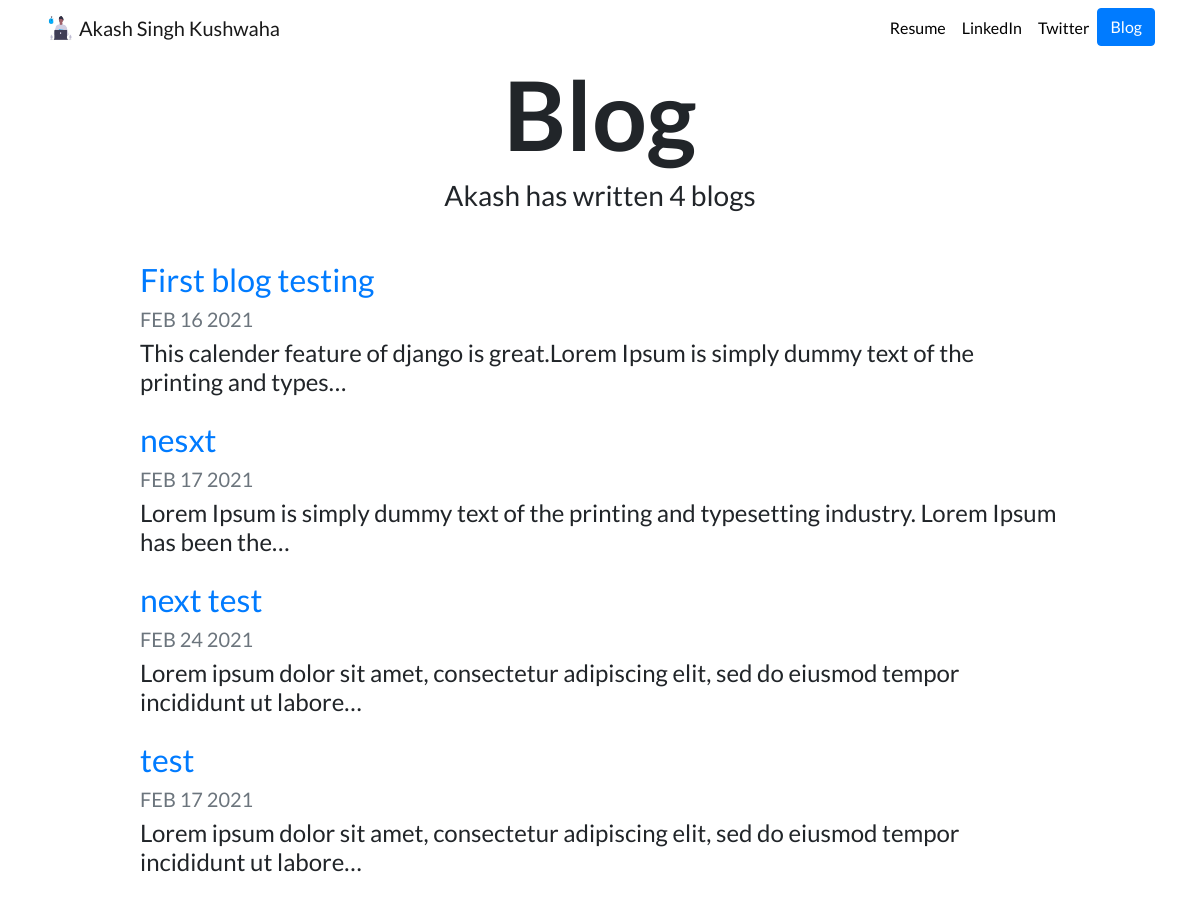
Screenshot of /blog/ with the database file from the repository.
### blog/models.py (models this page shows, shortened)
class Blog(models.Model):
    title = models.CharField(max_length=100)
    description = models.TextField()
    date = models.DateField()
    image = models.ImageField(upload_to='blog/images/')

### blog/views.py (the view)
# urls.py: path('',views.all_blogs, name='all_blogs'),
def all_blogs(request):
    all_blogs = Blog.objects.all()
    return render(request,'blog/all_blogs.html',{'all_blog':all_blogs})

### blog/templates/blog/all_blogs.html
{% extends "portfolio/base.html" %}
{% load static %}
{% block content %}
<h1 id="blogtitle" class="font-weight-bold text-center">Blog</h1>
<h3 class="text-center mb-5">Akash has written {{ all_blog.count }} blog{{ all_blog.count|pluralize }}</h3>
{% for blog in all_blog %}
<div class="row justify-content-center my-3">
  <div class="col-md-10">
    <a href="{% url 'blog:details' blog.id %}">
      <h2>{{ blog.title }}</h2>
    </a>
    <h5 class="text-muted">{{ blog.date|date:'M d Y'|upper }}</h5>
    <h4>{{ blog.description|truncatechars:100 }}</h4>
  </div>
</div>
{% endfor %}
{% endblock %}

### portfolio/static/portfolio/custom.css (style rules this page uses)
body { font-family: 'Lato', sans-serif; }
#blogtitle { font-size: 6rem; }

### rows the page displays
Blog: title "First blog testing", date "FEB 16 2021", description "This calender feature of django is great.Lorem Ipsum is simply dummy text of the printing and types…"
Blog: title "nesxt", date "FEB 17 2021", description "Lorem Ipsum is simply dummy text of the printing and typesetting industry. Lorem Ipsum has been the…"
Blog: title "next test", date "FEB 24 2021", description "Lorem ipsum dolor sit amet, consectetur adipiscing elit, sed do eiusmod tempor incididunt ut labore…"
Blog: title "test", date "FEB 17 2021", description "Lorem ipsum dolor sit amet, consectetur adipiscing elit, sed do eiusmod tempor incididunt ut labore…"

### other values shown
{{ all_blog.count }} "4"
